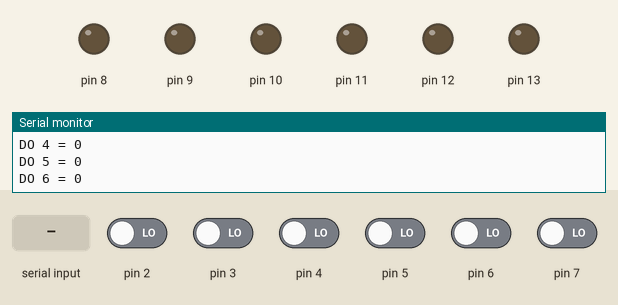
Recording of a sketch running on a simulated Arduino Uno, built with avr-gcc and run on an emulated ATmega328P. Parts: output pins drawn as LEDs (lit = HIGH), the last lines printed to the serial monitor. Inputs (shaded band) come from the test bench; at power-on: pin 2–7 LOW.

Above: at 1.2 s.
1.3 s: "1\n" received over Serial
At 2.8 s:
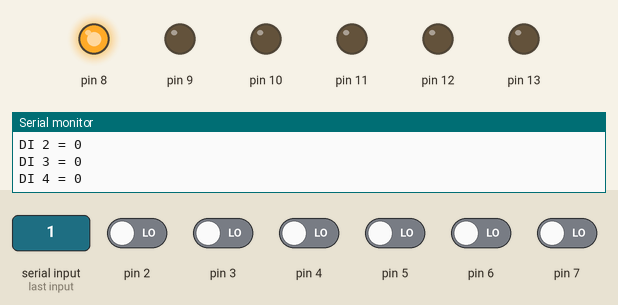
3.1 s: "2\n" received over Serial
At 5.0 s:
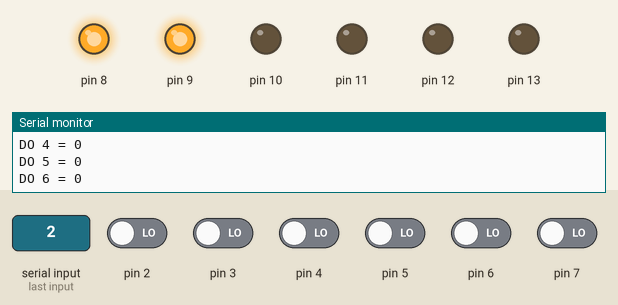
5.7 s: "3\n" received over Serial
At 8.0 s:
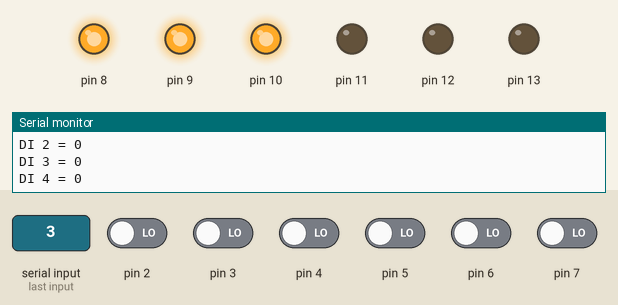
8.3 s: "4\n" received over Serial
At 10.3 s:
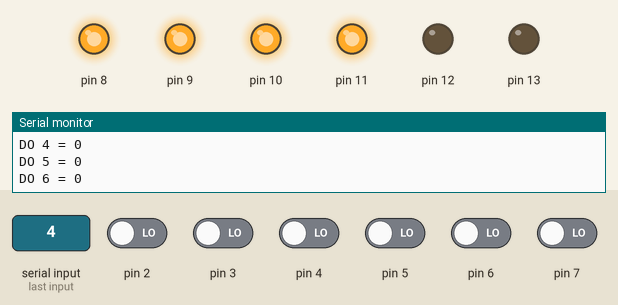
10.9 s: "5\n" received over Serial
At 12.3 s:
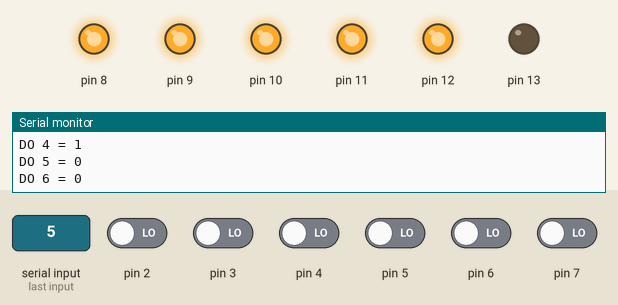
Timing chart, 0 to 13.9 s (numbered marks = the images above; inputs shaded):
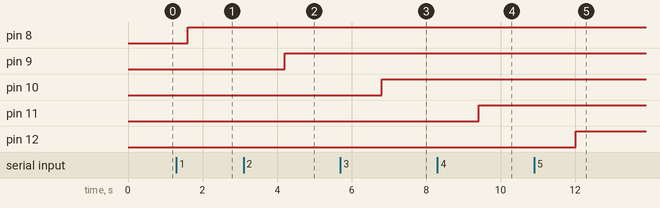

The sketch:

Arduino_code.ino
```cpp
int x; //Switch CASE
int y = 50; //IO Scan Delay

void setup() {
    Serial.begin(9600);
    pinMode(2, INPUT);
    pinMode(3, INPUT);
    pinMode(4, INPUT);
    pinMode(5, INPUT);
    pinMode(6, INPUT);
    pinMode(7, INPUT);
    pinMode(8, OUTPUT);
    pinMode(9, OUTPUT);
    pinMode(10, OUTPUT);
    pinMode(11, OUTPUT);
    pinMode(12, OUTPUT);
    pinMode(13, OUTPUT);
}

void loop() {
  while (Serial.available()) {
      int x = Serial.parseInt();
//      Serial.println(x);
        switch (x){
        case 1:
        digitalWrite(8,HIGH);
        break;
        case 2:
        digitalWrite(9,HIGH);
        break;
        case 3:
        digitalWrite(10,HIGH);
        break;
        case 4:
        digitalWrite(11,HIGH);
        break;
        case 5:
        digitalWrite(12,HIGH);
        break;
        case 6:
        digitalWrite(13,HIGH);
        break;
        case 7:
        digitalWrite(8,LOW);
        break;
        case 8:
        digitalWrite(9,LOW);
        break;
        case 9:
        digitalWrite(10,LOW);
        break;
        case 10:
        digitalWrite(11,LOW);
        break;
        case 11:
        digitalWrite(12,LOW);
        break;
        case 12:
        digitalWrite(13,LOW);
        break;
      }
  }

  Serial.print("DI 1 = ");
  Serial.println(digitalRead(2));
  delay(y);
  Serial.print("DI 2 = ");
  Serial.println(digitalRead(3));
  delay(y);
  Serial.print("DI 3 = ");
  Serial.println(digitalRead(4));
  delay(y);
  Serial.print("DI 4 = ");
  Serial.println(digitalRead(5));
  delay(y);
  Serial.print("DI 5 = ");
  Serial.println(digitalRead(6));
  delay(y);
  Serial.print("DI 6 = ");
  Serial.println(digitalRead(7));
  delay(y);
  Serial.print("DO 1 = ");
  Serial.println(digitalRead(8));
  delay(y);
  Serial.print("DO 2 = ");
  Serial.println(digitalRead(9));
  delay(y);
  Serial.print("DO 3 = ");
  Serial.println(digitalRead(10));
  delay(y);
  Serial.print("DO 4 = ");
  Serial.println(digitalRead(11));
  delay(y);
  Serial.print("DO 5 = ");
  Serial.println(digitalRead(12));
  delay(y);
  Serial.print("DO 6 = ");
  Serial.println(digitalRead(13));
  delay(y);

  delay(1000);
}
```

Measured:
- after the input at 1.3 s, pin 8: LOW → HIGH after 0.30 s
- after the input at 3.1 s, pin 9: LOW → HIGH after 1.1 s
- after the input at 5.7 s, pin 10: LOW → HIGH after 1.1 s
- after the input at 8.3 s, pin 11: LOW → HIGH after 1.1 s
- after the input at 10.9 s, pin 12: LOW → HIGH after 1.1 s
